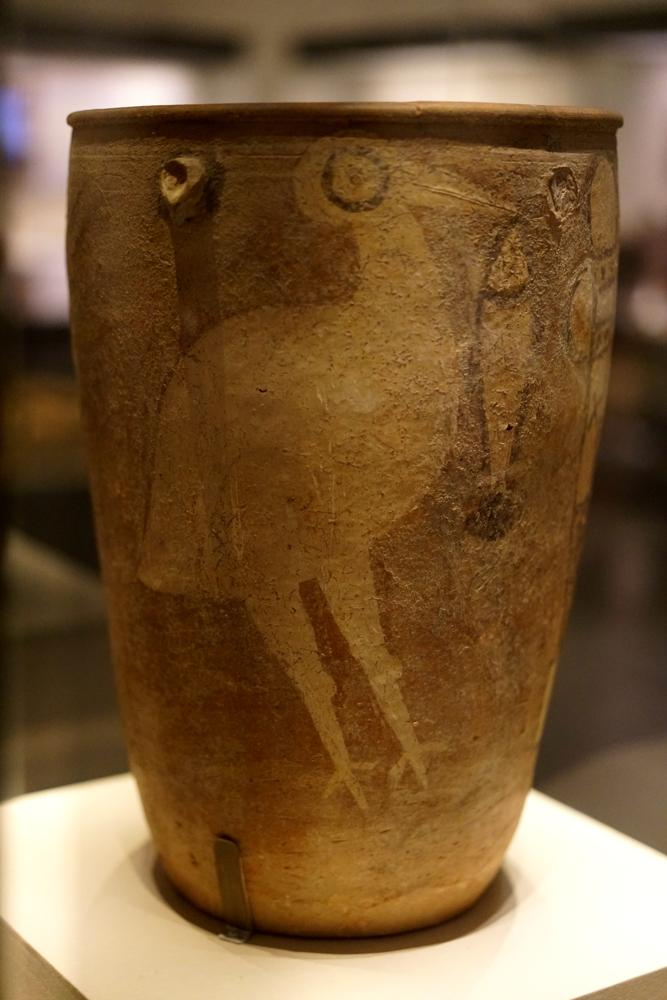
#> input picture assets/provenance/collection-image-review-2026-09-22/gb-gyts-front-review.jpg, 667 x 1000 px; its folder holds only this picture in this run
$ python photo-label-strips.py ../assets/provenance/collection-image-review-2026-09-22
#> lines starting #> are read from the running program, lines starting #| are printed output that depends on the picture
#!/usr/bin/env python3
"""Crop the label (展签) strip from photos and stack several per sheet so the text is readable.

Usage:
    <python> scripts/photo-label-strips.py <folder> <outdir> --from=1 --to=12 --per-sheet=4
The strip is taken from the bottom band of each photo (where museum labels usually sit) and
upscaled so the Chinese name and the English line stay legible after the reader downscales.
"""
from __future__ import annotations

import sys
from pathlib import Path

from PIL import Image, ImageDraw, ImageFont

EXTS = {".jpg", ".jpeg", ".png", ".webp", ".heic", ".heif"}


def load_font(size: int):
#> called with size = 30
    for candidate in [r"C:\Windows\Fonts\msyh.ttc", r"C:\Windows\Fonts\simhei.ttf"]:
        try:
            return ImageFont.truetype(candidate, size)
        except Exception:
            continue
    return ImageFont.load_default()


def main() -> int:
    args = [a for a in sys.argv[1:] if not a.startswith("--")]
    flags = dict(item[2:].split("=", 1) for item in sys.argv[1:] if item.startswith("--"))
    folder = Path(args[0]) if args else Path("inbox/hubei")
    outdir = Path(args[1]) if len(args) > 1 else Path(".tmp/label-strips")
    start = int(flags.get("from", 1))
    end = int(flags.get("to", 10 ** 6))
    per_sheet = int(flags.get("per-sheet", 5))
    band_top = float(flags.get("band-top", 0.60))
    band_bottom = float(flags.get("band-bottom", 0.92))
    outdir.mkdir(parents=True, exist_ok=True)

    files = sorted(p for p in folder.iterdir() if p.is_file() and p.suffix.lower() in EXTS)
    selection = [(index, path) for index, path in enumerate(files, start=1) if start <= index <= end]
    font = load_font(30)
    sheets = []
    for offset in range(0, len(selection), per_sheet):
        chunk = selection[offset:offset + per_sheet]
        strips = []
        for index, path in chunk:
            with Image.open(path) as image:
#> image is the input picture: PIL image 667x1000 RGB; mean R, G, B 119.3, 88.2, 53.2
                image = image.convert("RGB")
                width, height = image.size
#> width = 667; height = 1000
                crop = image.crop((int(width * 0.05), int(height * band_top), int(width * 0.95), int(height * band_bottom)))
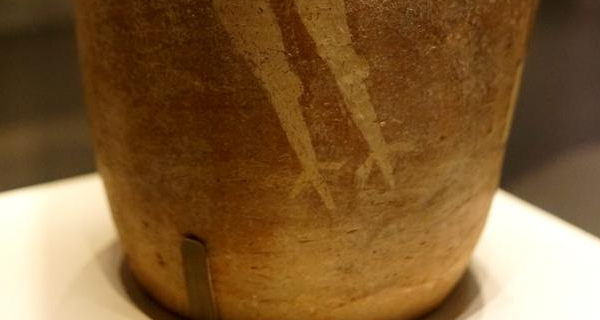
#> crop: PIL image 600x320 RGB; mean R, G, B 127.3, 92.1, 51
                scale = 1500 / crop.width
#> scale = 2.5
                crop = crop.resize((1500, max(1, int(crop.height * scale))), Image.LANCZOS)
#> crop: PIL image 1500x800 RGB
                strips.append((index, crop))
        total_height = sum(strip.height + 42 for _, strip in strips)
#> total_height = 842
        sheet = Image.new("RGB", (1500, total_height), (12, 12, 14))
        draw = ImageDraw.Draw(sheet)
        y = 0
        for index, strip in strips:
            draw.rectangle([0, y, 1500, y + 40], fill=(0, 0, 0))
            draw.text((10, y + 4), f"#{index}", fill=(255, 220, 90), font=font)
            y += 42
            sheet.paste(strip, (0, y))
            y += strip.height
#> this loop made 1 pass
#> (index, y) on pass 1: (1, 842)
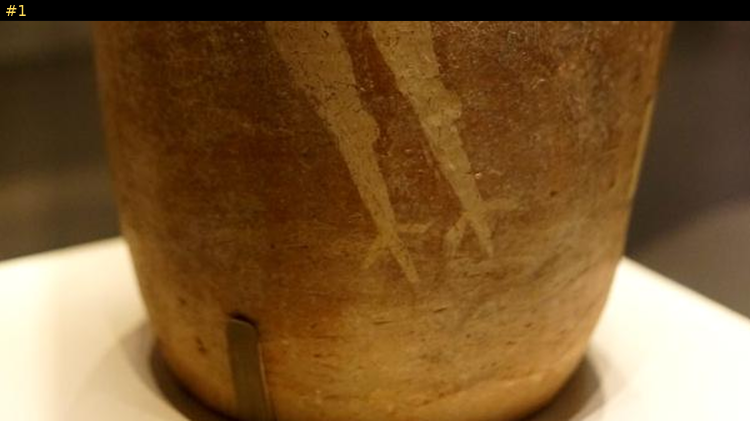
#> sheet: PIL image 1500x842 RGB (shown at 1/2 size); mean R, G, B 121, 87.6, 48.5
#> after the loop, y = 842
        target = outdir / f"labels-{start:02d}-{end:02d}-{offset // per_sheet + 1:02d}.jpg"
        sheet.save(target, quality=92)
        sheets.append(target)
    print(f"photos in range: {len(selection)} | sheets: {len(sheets)}")
    for target in sheets:
        print(f"  {target}")
    return 0


if __name__ == "__main__":
    raise SystemExit(main())
#> (the program exits here)
